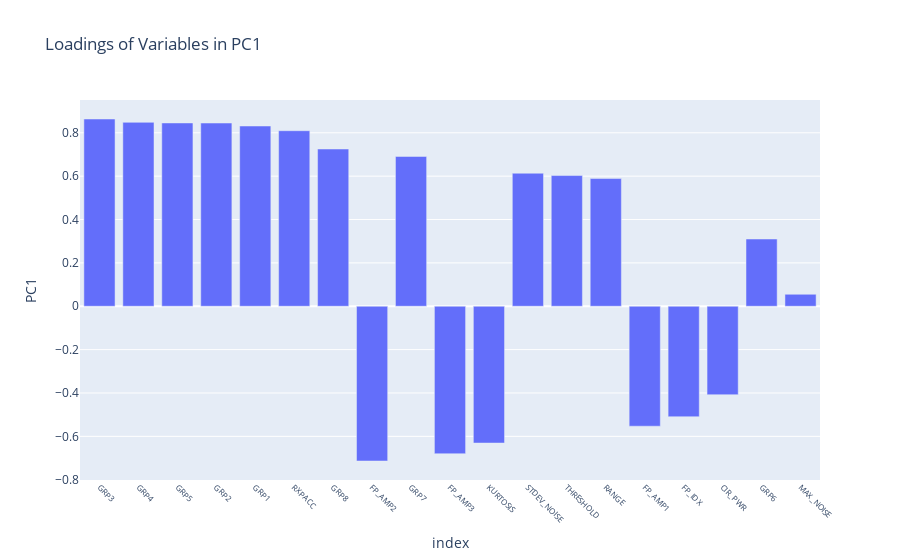
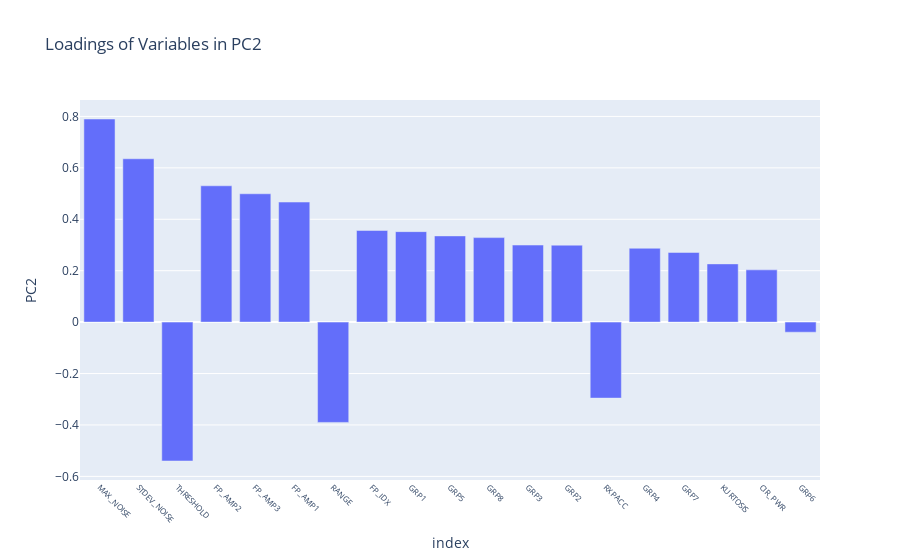
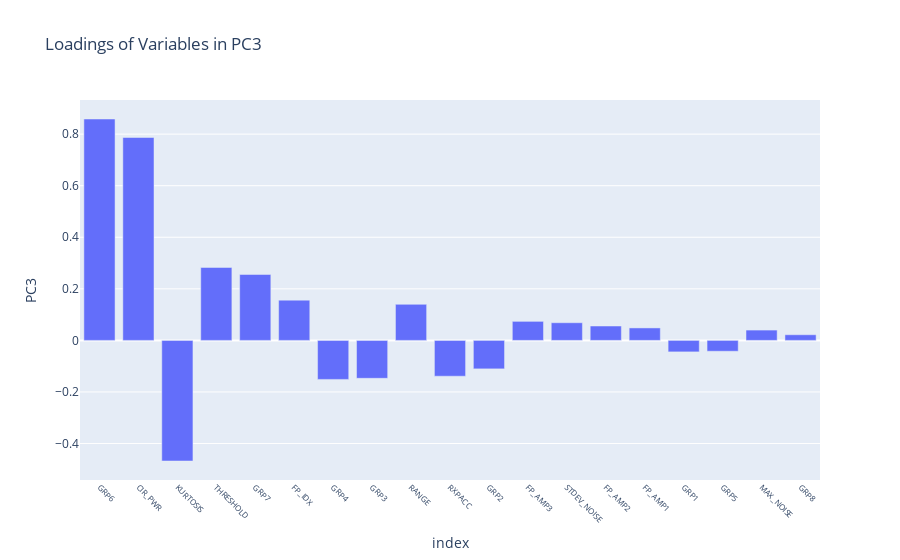
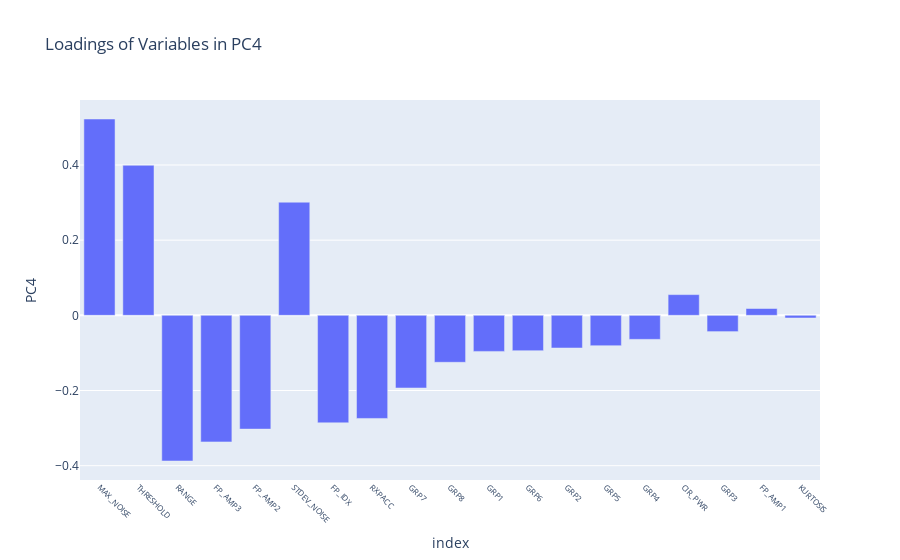

Write notebook code for charts like these, in order.
### Markdown cell above
# Ranking the importance of features based on its loadings (Eigenvalues)

### Code cell
# Calculate loadings
loadings = pca.components_.T * np.sqrt(pca.explained_variance_)

# Rank features based on their absolute loadings for each principal component
for i in range(pca.n_components_):
    ranked_features = np.argsort(np.abs(loadings[:, i]))[::-1]
    
    # Sort features according to their rankings
    sorted_features = [features[idx] for idx in ranked_features]
    
    # Prepare data for plotting
    ranked_features_df = pd.DataFrame(loadings[ranked_features, i], index=sorted_features, columns=[f'PC{i+1}'])
    
    # Plotting the loadings for each principal component
    fig = px.bar(ranked_features_df, x=ranked_features_df.index, y=f'PC{i+1}', title=f'Loadings of Variables in PC{i+1}')
    fig.update_xaxes(tickangle=45, tickfont=dict(size=8))
    fig.show()

### Figure 1 — Plotly figure (JSON) as saved in the notebook; plotly's stock layout.template omitted (floating-point values rounded to 4 significant figures)
{"data": [{"alignmentgroup": "True", "hovertemplate": "index=%{x}<br>PC1=%{y}<extra></extra>", "legendgroup": "", "marker": {"color": "#636efa", "pattern": {"shape": ""}}, "name": "", "offsetgroup": "", "orientation": "v", "showlegend": false, "textposition": "auto", "type": "bar", "x": ["GRP3", "GRP4", "GRP5", "GRP2", "GRP1", "RXPACC", "GRP8", "FP_AMP2", "GRP7", "FP_AMP3", "KURTOSIS", "STDEV_NOISE", "THRESHOLD", "RANGE", "FP_AMP1", "FP_IDX", "CIR_PWR", "GRP6", "MAX_NOISE"], "xaxis": "x", "y": [0.8637, 0.8483, 0.8454, 0.8451, 0.8314, 0.8097, 0.7253, -0.7137, 0.6909, -0.6802, -0.6309, 0.6136, 0.6028, 0.5891, -0.5532, -0.5095, -0.4079, 0.3102, 0.05522], "yaxis": "y"}], "layout": {"barmode": "relative", "legend": {"tracegroupgap": 0}, "title": {"text": "Loadings of Variables in PC1"}, "xaxis": {"anchor": "y", "domain": [0, 1], "tickangle": 45, "tickfont": {"size": 8}, "title": {"text": "index"}}, "yaxis": {"anchor": "x", "domain": [0, 1], "title": {"text": "PC1"}}}}

### Figure 2 — Plotly figure (JSON) as saved in the notebook; plotly's stock layout.template omitted (floating-point values rounded to 4 significant figures)
{"data": [{"alignmentgroup": "True", "hovertemplate": "index=%{x}<br>PC2=%{y}<extra></extra>", "legendgroup": "", "marker": {"color": "#636efa", "pattern": {"shape": ""}}, "name": "", "offsetgroup": "", "orientation": "v", "showlegend": false, "textposition": "auto", "type": "bar", "x": ["MAX_NOISE", "STDEV_NOISE", "THRESHOLD", "FP_AMP2", "FP_AMP3", "FP_AMP1", "RANGE", "FP_IDX", "GRP1", "GRP5", "GRP8", "GRP3", "GRP2", "RXPACC", "GRP4", "GRP7", "KURTOSIS", "CIR_PWR", "GRP6"], "xaxis": "x", "y": [0.79, 0.6354, -0.5402, 0.5302, 0.4992, 0.467, -0.3901, 0.3565, 0.3519, 0.3353, 0.3287, 0.2997, 0.2993, -0.2956, 0.2873, 0.271, 0.2265, 0.2033, -0.03922], "yaxis": "y"}], "layout": {"barmode": "relative", "legend": {"tracegroupgap": 0}, "title": {"text": "Loadings of Variables in PC2"}, "xaxis": {"anchor": "y", "domain": [0, 1], "tickangle": 45, "tickfont": {"size": 8}, "title": {"text": "index"}}, "yaxis": {"anchor": "x", "domain": [0, 1], "title": {"text": "PC2"}}}}

### Figure 3 — Plotly figure (JSON) as saved in the notebook; plotly's stock layout.template omitted (floating-point values rounded to 4 significant figures)
{"data": [{"alignmentgroup": "True", "hovertemplate": "index=%{x}<br>PC3=%{y}<extra></extra>", "legendgroup": "", "marker": {"color": "#636efa", "pattern": {"shape": ""}}, "name": "", "offsetgroup": "", "orientation": "v", "showlegend": false, "textposition": "auto", "type": "bar", "x": ["GRP6", "CIR_PWR", "KURTOSIS", "THRESHOLD", "GRP7", "FP_IDX", "GRP4", "GRP3", "RANGE", "RXPACC", "GRP2", "FP_AMP3", "STDEV_NOISE", "FP_AMP2", "FP_AMP1", "GRP1", "GRP5", "MAX_NOISE", "GRP8"], "xaxis": "x", "y": [0.8587, 0.7869, -0.4678, 0.2829, 0.2557, 0.1562, -0.1513, -0.147, 0.1398, -0.1389, -0.1105, 0.07387, 0.06851, 0.0558, 0.04837, -0.04459, -0.04211, 0.04005, 0.02188], "yaxis": "y"}], "layout": {"barmode": "relative", "legend": {"tracegroupgap": 0}, "title": {"text": "Loadings of Variables in PC3"}, "xaxis": {"anchor": "y", "domain": [0, 1], "tickangle": 45, "tickfont": {"size": 8}, "title": {"text": "index"}}, "yaxis": {"anchor": "x", "domain": [0, 1], "title": {"text": "PC3"}}}}

### Figure 4 — Plotly figure (JSON) as saved in the notebook; plotly's stock layout.template omitted (floating-point values rounded to 4 significant figures)
{"data": [{"alignmentgroup": "True", "hovertemplate": "index=%{x}<br>PC4=%{y}<extra></extra>", "legendgroup": "", "marker": {"color": "#636efa", "pattern": {"shape": ""}}, "name": "", "offsetgroup": "", "orientation": "v", "showlegend": false, "textposition": "auto", "type": "bar", "x": ["MAX_NOISE", "THRESHOLD", "RANGE", "FP_AMP3", "FP_AMP2", "STDEV_NOISE", "FP_IDX", "RXPACC", "GRP7", "GRP8", "GRP1", "GRP6", "GRP2", "GRP5", "GRP4", "CIR_PWR", "GRP3", "FP_AMP1", "KURTOSIS"], "xaxis": "x", "y": [0.5223, 0.3992, -0.3875, -0.3368, -0.3027, 0.301, -0.286, -0.2743, -0.1933, -0.1249, -0.09597, -0.09401, -0.08694, -0.08085, -0.06393, 0.05513, -0.04331, 0.01817, -0.00711], "yaxis": "y"}], "layout": {"barmode": "relative", "legend": {"tracegroupgap": 0}, "title": {"text": "Loadings of Variables in PC4"}, "xaxis": {"anchor": "y", "domain": [0, 1], "tickangle": 45, "tickfont": {"size": 8}, "title": {"text": "index"}}, "yaxis": {"anchor": "x", "domain": [0, 1], "title": {"text": "PC4"}}}}
